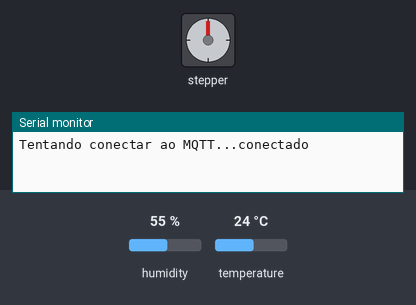
This sketch was run on a simulated ESP32. Shown: stepper motor, the last lines printed to the serial monitor. The inputs (shaded band) are chosen by the test bench; at power-on: temperature 24 °C, humidity 55 %. WiFi joins after 1.5 s; servers stay silent unless stated; no MQTT or app messages arrive unless stated; stepper angles assume 2048 steps per turn.

Above: at 3.0 s.
3.1 s: temperature set to 26 °C
8.3 s: temperature set to 29 °C
At 12.3 s:
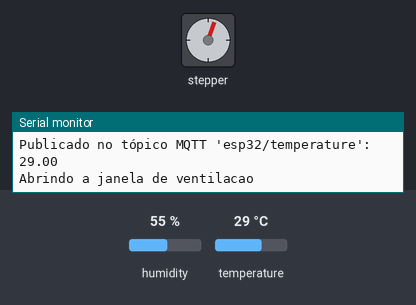
At 12.93 s:
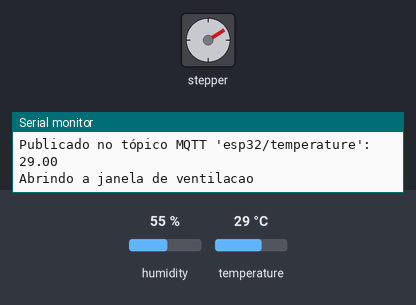
14.2 s: temperature set to 12 °C
At 17.98 s:
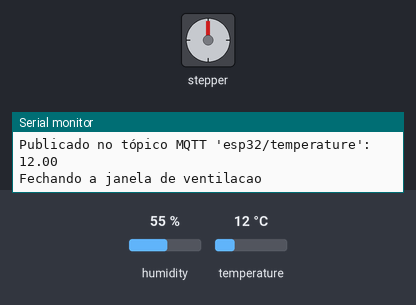
Timing chart, 0 to 25.3 s (numbered marks = the images above; inputs shaded):
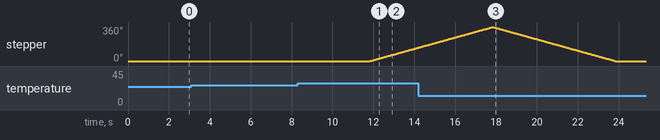

Measured:
- the behaviour switches between 27 and 28 °C on temperature (found by bisection; images 0 and 1)
- after the input at 8.3 s, stepper: keeps turning clockwise at about 60°/s, starting after 3.5 s

The sketch:

main.ino
```cpp
#define BLYNK_TEMPLATE_ID ""
#define BLYNK_TEMPLATE_NAME ""
#define BLYNK_AUTH_TOKEN ""
#define BLYNK_PRINT Serial

#define fechado 0
#define aberto 1

#include <WiFi.h>
#include <WiFiClient.h>
#include <BlynkSimpleEsp32.h>
#include <DHT.h>
#include <Stepper.h>
#include <PubSubClient.h>

bool state = fechado;

char auth[] = BLYNK_AUTH_TOKEN;
char ssid[] = "";
char pass[] = "";

const char* mqtt_server = "192.168.0.109";
WiFiClient espClient;
PubSubClient client(espClient);

#define DHTPIN 4
#define DHTTYPE DHT11

const int stepsPerRevolution = 2048;
Stepper myStepper(stepsPerRevolution, 19, 5, 18, 21);

DHT dht(DHTPIN, DHTTYPE);
BlynkTimer timer;

void reconnect_mqtt() {
  while (!client.connected()) {
    Serial.print("Tentando conectar ao MQTT...");
    if (client.connect("esp32Client")) {
      Serial.println("conectado");
    } else {
      Serial.print("falhou, rc=");
      Serial.print(client.state());
      Serial.println(" tentando novamente em 5 segundos");
      delay(5000);
    }
  }
}

void myTimerEvent() {
  float t = dht.readTemperature();

  if (isnan(t)) {
    Serial.println("Falha ao ler o sensor DHT");
    return;
  }

  Blynk.virtualWrite(V0, t);
  Serial.print("Temperatura: ");
  Serial.print(t);
  Serial.println(" °C");

  if (client.connected()) {
    char tempString[8];
    dtostrf(t, 4, 2, tempString);
    client.publish("esp32/temperature", tempString);
    Serial.print("Publicado no tópico MQTT 'esp32/temperature': ");
    Serial.println(tempString);
  }

  if (t > 27 && state == fechado) {
    Serial.println("Abrindo a janela de ventilacao");
    myStepper.step(stepsPerRevolution);
    state = aberto;
  } else if (t <= 27 && state == aberto) {
    Serial.println("Fechando a janela de ventilacao");
    myStepper.step(-stepsPerRevolution);
    state = fechado;
  }
}

void setup() {
  Serial.begin(115200);

  dht.begin();
  myStepper.setSpeed(10);

  Blynk.begin(auth, ssid, pass);

  client.setServer(mqtt_server, 1883);

  timer.setInterval(5000L, myTimerEvent);
}

void loop() {
  Blynk.run();
  timer.run();

  if (!client.connected()) {
    reconnect_mqtt();
  }
  client.loop();
}
```
